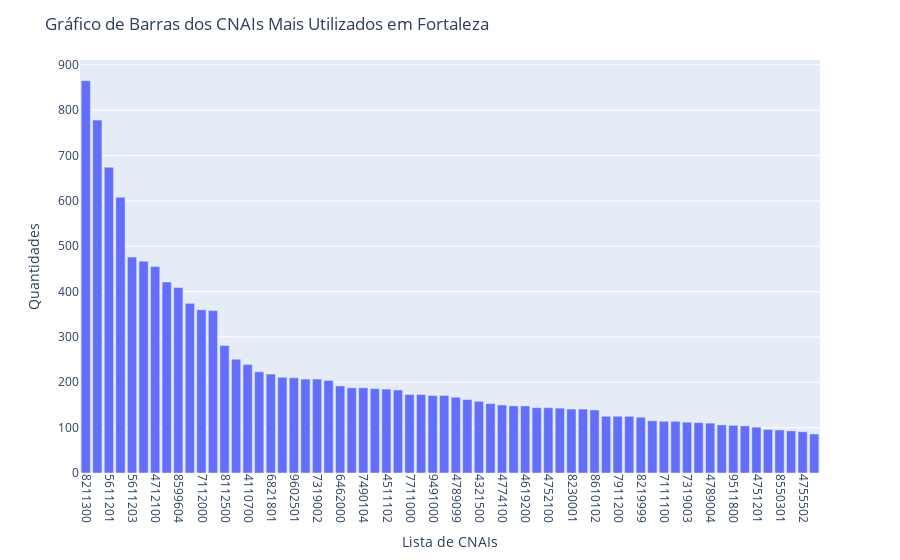

This figure's notebook cell:
### Code cell
import plotly.express as px

fig = px.bar(x=lista_cnais, y=lista_valores)
fig.update_xaxes(tickangle=90)
fig.update_layout(title='Gráfico de Barras dos CNAIs Mais Utilizados em Fortaleza', xaxis_title='Lista de CNAIs', yaxis_title='Quantidades')

fig.show()

### Figure 1 — Plotly figure (JSON) as saved in the notebook; plotly's stock layout.template omitted (floating-point values rounded to 4 significant figures)
{"data": [{"alignmentgroup": "True", "hovertemplate": "x=%{x}<br>y=%{y}<extra></extra>", "legendgroup": "", "marker": {"color": "#636efa", "pattern": {"shape": ""}}, "name": "", "offsetgroup": "", "orientation": "v", "showlegend": false, "textposition": "auto", "type": "bar", "x": ["8211300", "4781400", "5611201", "4120400", "5611203", "8630503", "4712100", "1412601", "8599604", "6920601", "7112000", "7020400", "8112500", "8630504", "4110700", "6209100", "6821801", "4520001", "9602501", "4530703", "7319002", "9313100", "6462000", "4744099", "7490104", "9430800", "4511102", "4729699", "7711000", "4930202", "9491000", "6201501", "4789099", "4772500", "4321500", "6810201", "4774100", "6822600", "4619200", "8650003", "4752100", "6622300", "8230001", "4771701", "8610102", "8291100", "7911200", "1091102", "8219999", "9602502", "7111100", "6204000", "7319003", "5620104", "4789004", "4754701", "9511800", "4723700", "4751201", "8650004", "8550301", "4541206", "4755502", "8513900"], "xaxis": "x", "y": [865, 778, 674, 608, 476, 467, 455, 421, 409, 374, 360, 358, 281, 251, 239, 223, 218, 211, 210, 207, 207, 204, 192, 188, 188, 186, 185, 183, 173, 173, 171, 171, 167, 162, 158, 153, 150, 148, 148, 144, 144, 143, 141, 141, 139, 125, 125, 125, 123, 115, 114, 114, 112, 111, 110, 106, 105, 104, 101, 96, 95, 93, 91, 86], "yaxis": "y"}], "layout": {"barmode": "relative", "legend": {"tracegroupgap": 0}, "margin": {"t": 60}, "title": {"text": "Gráfico de Barras dos CNAIs Mais Utilizados em Fortaleza"}, "xaxis": {"anchor": "y", "domain": [0, 1], "tickangle": 90, "title": {"text": "Lista de CNAIs"}}, "yaxis": {"anchor": "x", "domain": [0, 1], "title": {"text": "Quantidades"}}}}
